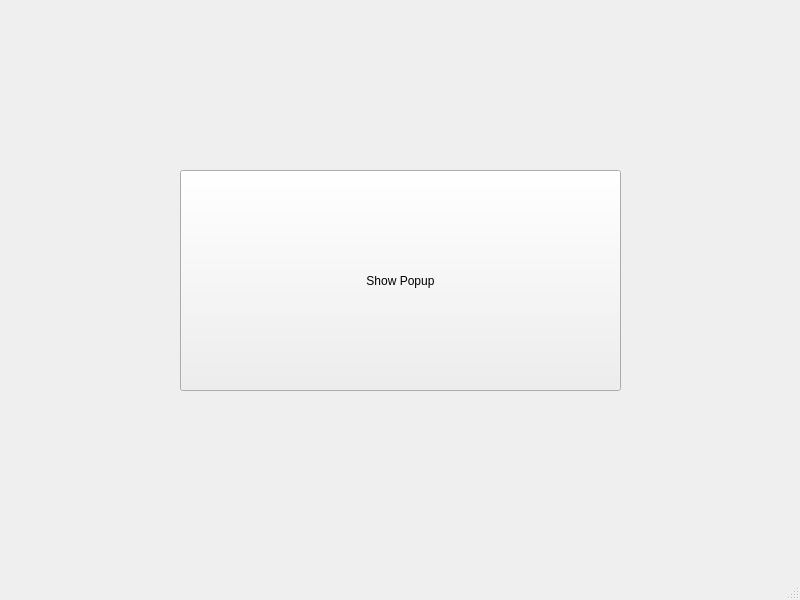
<?xml version="1.0" encoding="UTF-8"?>
<ui version="4.0">
 <class>MainWindow</class>
 <widget class="QMainWindow" name="MainWindow">
  <property name="geometry">
   <rect>
    <x>0</x>
    <y>0</y>
    <width>800</width>
    <height>600</height>
   </rect>
  </property>
  <property name="windowTitle">
   <string>MainWindow</string>
  </property>
  <widget class="QWidget" name="centralwidget">
   <widget class="QPushButton" name="button">
    <property name="geometry">
     <rect>
      <x>180</x>
      <y>170</y>
      <width>441</width>
      <height>221</height>
     </rect>
    </property>
    <property name="text">
     <string>Show Popup</string>
    </property>
   </widget>
  </widget>
  <widget class="QMenuBar" name="menubar">
   <property name="geometry">
    <rect>
     <x>0</x>
     <y>0</y>
     <width>800</width>
     <height>21</height>
    </rect>
   </property>
  </widget>
  <widget class="QStatusBar" name="statusbar"/>
 </widget>
 <resources/>
 <connections/>
</ui>
